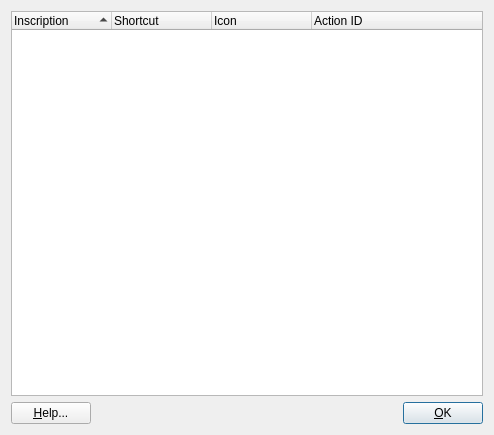
<ui version="4.0" >
 <class>HotkeysDialogBase</class>
 <widget class="QDialog" name="HotkeysDialogBase" >
  <property name="geometry" >
   <rect>
    <x>0</x>
    <y>0</y>
    <width>494</width>
    <height>435</height>
   </rect>
  </property>
  <property name="windowTitle" >
   <string>Shortcut Keys</string>
  </property>
  <layout class="QGridLayout" >
   <property name="margin" >
    <number>11</number>
   </property>
   <property name="spacing" >
    <number>6</number>
   </property>
   <item row="1" column="0" >
    <widget class="QPushButton" name="helpButton_" >
     <property name="text" >
      <string>&amp;Help...</string>
     </property>
     <property name="shortcut" >
      <string>Alt+H</string>
     </property>
    </widget>
   </item>
   <item row="1" column="1" >
    <spacer>
     <property name="orientation" >
      <enum>Qt::Horizontal</enum>
     </property>
     <property name="sizeType" >
      <enum>QSizePolicy::Expanding</enum>
     </property>
     <property name="sizeHint" >
      <size>
       <width>241</width>
       <height>20</height>
      </size>
     </property>
    </spacer>
   </item>
   <item row="0" column="0" colspan="3" >
    <widget class="QTreeWidget" name="listView_" >
     <property name="selectionMode" >
      <enum>QAbstractItemView::NoSelection</enum>
     </property>
     <property name="rootIsDecorated" >
      <bool>false</bool>
     </property>
     <property name="itemsExpandable" >
      <bool>false</bool>
     </property>
     <property name="sortingEnabled" >
      <bool>true</bool>
     </property>
     <column>
      <property name="text" >
       <string>Inscription</string>
      </property>
     </column>
     <column>
      <property name="text" >
       <string>Shortcut</string>
      </property>
     </column>
     <column>
      <property name="text" >
       <string>Icon</string>
      </property>
     </column>
     <column>
      <property name="text" >
       <string>Action ID</string>
      </property>
     </column>
    </widget>
   </item>
   <item row="1" column="2" >
    <widget class="QPushButton" name="okButton_" >
     <property name="text" >
      <string>&amp;OK</string>
     </property>
     <property name="shortcut" >
      <string>Alt+O</string>
     </property>
     <property name="default" >
      <bool>true</bool>
     </property>
    </widget>
   </item>
  </layout>
 </widget>
 <layoutdefault spacing="6" margin="11" />
 <pixmapfunction>qPixmapFromMimeSource</pixmapfunction>
 <tabstops>
  <tabstop>okButton_</tabstop>
  <tabstop>listView_</tabstop>
  <tabstop>helpButton_</tabstop>
 </tabstops>
 <resources/>
 <connections>
  <connection>
   <sender>okButton_</sender>
   <signal>clicked()</signal>
   <receiver>HotkeysDialogBase</receiver>
   <slot>accept()</slot>
   <hints>
    <hint type="sourcelabel" >
     <x>20</x>
     <y>20</y>
    </hint>
    <hint type="destinationlabel" >
     <x>20</x>
     <y>20</y>
    </hint>
   </hints>
  </connection>
 </connections>
</ui>
